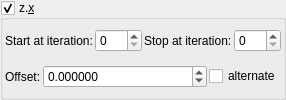
    <widget class="MyGroupBox" name="groupCheck_transf_function_enabledAx_false">
     <property name="title">
      <string>z.&amp;x</string>
     </property>
     <property name="checkable">
      <bool>true</bool>
     </property>
     <layout class="QVBoxLayout" name="verticalLayout_14">
      <property name="leftMargin">
       <number>2</number>
      </property>
      <property name="topMargin">
       <number>2</number>
      </property>
      <property name="rightMargin">
       <number>2</number>
      </property>
      <property name="bottomMargin">
       <number>2</number>
      </property>
      <item>
       <layout class="QGridLayout" name="gridLayout_85">
        <property name="spacing">
         <number>2</number>
        </property>
        <item row="2" column="3">
         <widget class="QLabel" name="label_55">
          <property name="text">
           <string>Stop at iteration:</string>
          </property>
         </widget>
        </item>
        <item row="2" column="4">
         <widget class="MySpinBox" name="spinboxInt_transf_stop_iterations_A">
          <property name="sizePolicy">
           <sizepolicy hsizetype="Preferred" vsizetype="Maximum">
            <horstretch>0</horstretch>
            <verstretch>0</verstretch>
           </sizepolicy>
          </property>
          <property name="maximum">
           <number>999</number>
          </property>
         </widget>
        </item>
        <item row="2" column="2">
         <widget class="MySpinBox" name="spinboxInt_transf_start_iterations_A">
          <property name="sizePolicy">
           <sizepolicy hsizetype="Minimum" vsizetype="Maximum">
            <horstretch>0</horstretch>
            <verstretch>0</verstretch>
           </sizepolicy>
          </property>
          <property name="minimum">
           <number>0</number>
          </property>
          <property name="maximum">
           <number>999</number>
          </property>
          <property name="value">
           <number>0</number>
          </property>
         </widget>
        </item>
        <item row="2" column="1">
         <widget class="QLabel" name="label_75">
          <property name="text">
           <string>Start at iteration:</string>
          </property>
         </widget>
        </item>
       </layout>
      </item>
      <item>
       <layout class="QGridLayout" name="gridLayout_68" columnstretch="0,0,0,1,0">
        <property name="spacing">
         <number>2</number>
        </property>
        <item row="1" column="3">
         <widget class="MyDoubleSpinBox" name="spinbox3_transf_addition_constant_x">
          <property name="sizePolicy">
           <sizepolicy hsizetype="Minimum" vsizetype="Maximum">
            <horstretch>0</horstretch>
            <verstretch>0</verstretch>
           </sizepolicy>
          </property>
          <property name="prefix">
           <string/>
          </property>
          <property name="suffix">
           <string/>
          </property>
          <property name="decimals">
           <number>6</number>
          </property>
          <property name="minimum">
           <double>-99.989999999999995</double>
          </property>
          <property name="maximum">
           <double>99.989999999999995</double>
          </property>
          <property name="singleStep">
           <double>0.100000000000000</double>
          </property>
         </widget>
        </item>
        <item row="1" column="0" colspan="2">
         <widget class="QLabel" name="label_265">
          <property name="text">
           <string>Offset:</string>
          </property>
         </widget>
        </item>
        <item row="1" column="4">
         <widget class="MyCheckBox" name="checkBox_transf_function_enabledBx_false">
          <property name="text">
           <string notr="true">alternate</string>
          </property>
         </widget>
        </item>
       </layout>
      </item>
     </layout>
    </widget>
